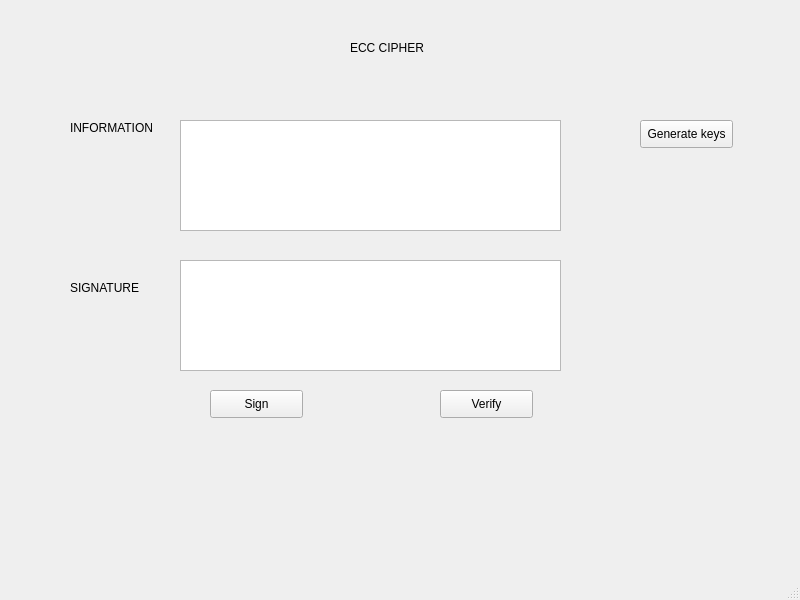
<?xml version="1.0" encoding="UTF-8"?>
<ui version="4.0">
 <class>MainWindow</class>
 <widget class="QMainWindow" name="MainWindow">
  <property name="geometry">
   <rect>
    <x>0</x>
    <y>0</y>
    <width>800</width>
    <height>600</height>
   </rect>
  </property>
  <property name="windowTitle">
   <string>MainWindow</string>
  </property>
  <widget class="QWidget" name="centralwidget">
   <widget class="QLabel" name="label">
    <property name="geometry">
     <rect>
      <x>350</x>
      <y>40</y>
      <width>81</width>
      <height>16</height>
     </rect>
    </property>
    <property name="text">
     <string>ECC CIPHER</string>
    </property>
   </widget>
   <widget class="QLabel" name="label_2">
    <property name="geometry">
     <rect>
      <x>70</x>
      <y>120</y>
      <width>91</width>
      <height>16</height>
     </rect>
    </property>
    <property name="text">
     <string>INFORMATION</string>
    </property>
   </widget>
   <widget class="QLabel" name="label_3">
    <property name="geometry">
     <rect>
      <x>70</x>
      <y>280</y>
      <width>71</width>
      <height>16</height>
     </rect>
    </property>
    <property name="text">
     <string>SIGNATURE</string>
    </property>
   </widget>
   <widget class="QTextEdit" name="txt_info">
    <property name="geometry">
     <rect>
      <x>180</x>
      <y>120</y>
      <width>381</width>
      <height>111</height>
     </rect>
    </property>
   </widget>
   <widget class="QTextEdit" name="txt_sign">
    <property name="geometry">
     <rect>
      <x>180</x>
      <y>260</y>
      <width>381</width>
      <height>111</height>
     </rect>
    </property>
   </widget>
   <widget class="QPushButton" name="btn_gen_keys">
    <property name="geometry">
     <rect>
      <x>640</x>
      <y>120</y>
      <width>93</width>
      <height>28</height>
     </rect>
    </property>
    <property name="text">
     <string>Generate keys</string>
    </property>
   </widget>
   <widget class="QPushButton" name="btn_sign">
    <property name="geometry">
     <rect>
      <x>210</x>
      <y>390</y>
      <width>93</width>
      <height>28</height>
     </rect>
    </property>
    <property name="text">
     <string>Sign</string>
    </property>
   </widget>
   <widget class="QPushButton" name="btn_verify">
    <property name="geometry">
     <rect>
      <x>440</x>
      <y>390</y>
      <width>93</width>
      <height>28</height>
     </rect>
    </property>
    <property name="text">
     <string>Verify</string>
    </property>
   </widget>
  </widget>
  <widget class="QMenuBar" name="menubar">
   <property name="geometry">
    <rect>
     <x>0</x>
     <y>0</y>
     <width>800</width>
     <height>26</height>
    </rect>
   </property>
  </widget>
  <widget class="QStatusBar" name="statusbar"/>
 </widget>
 <resources/>
 <connections/>
</ui>
